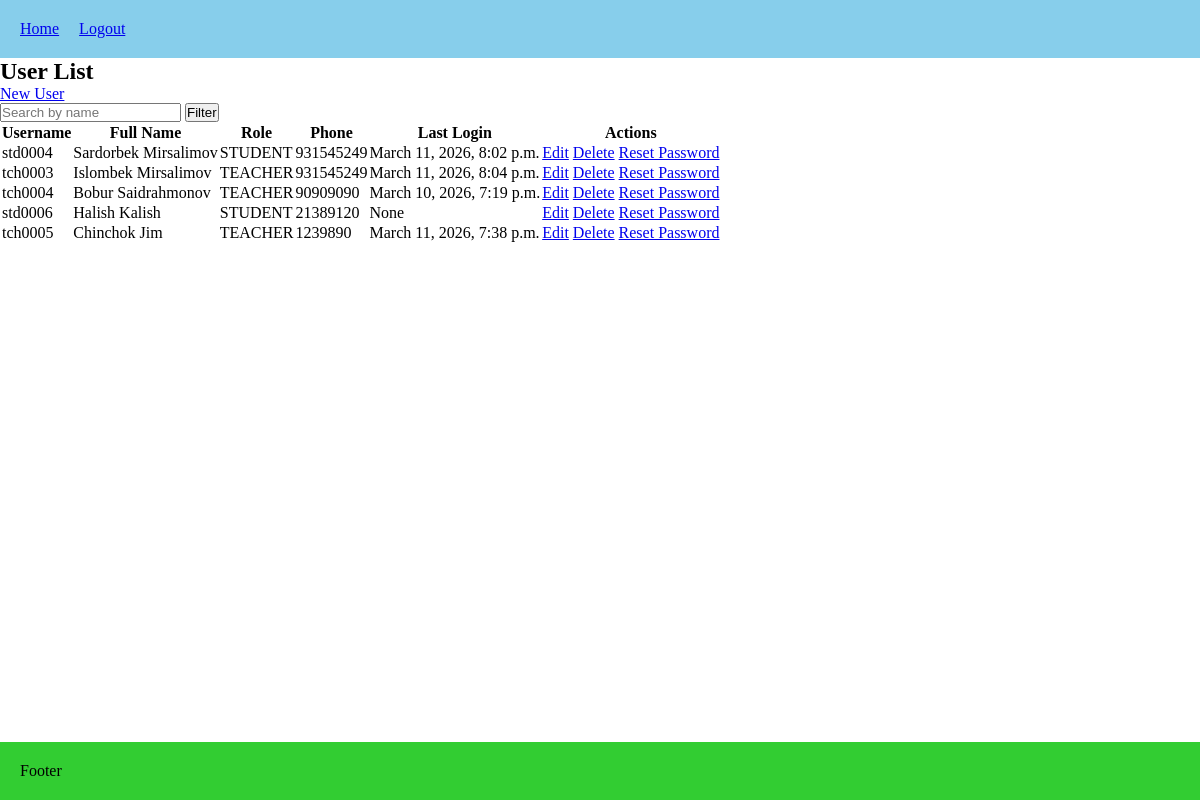
The app's page /users/users_list/ (signed in), older data.
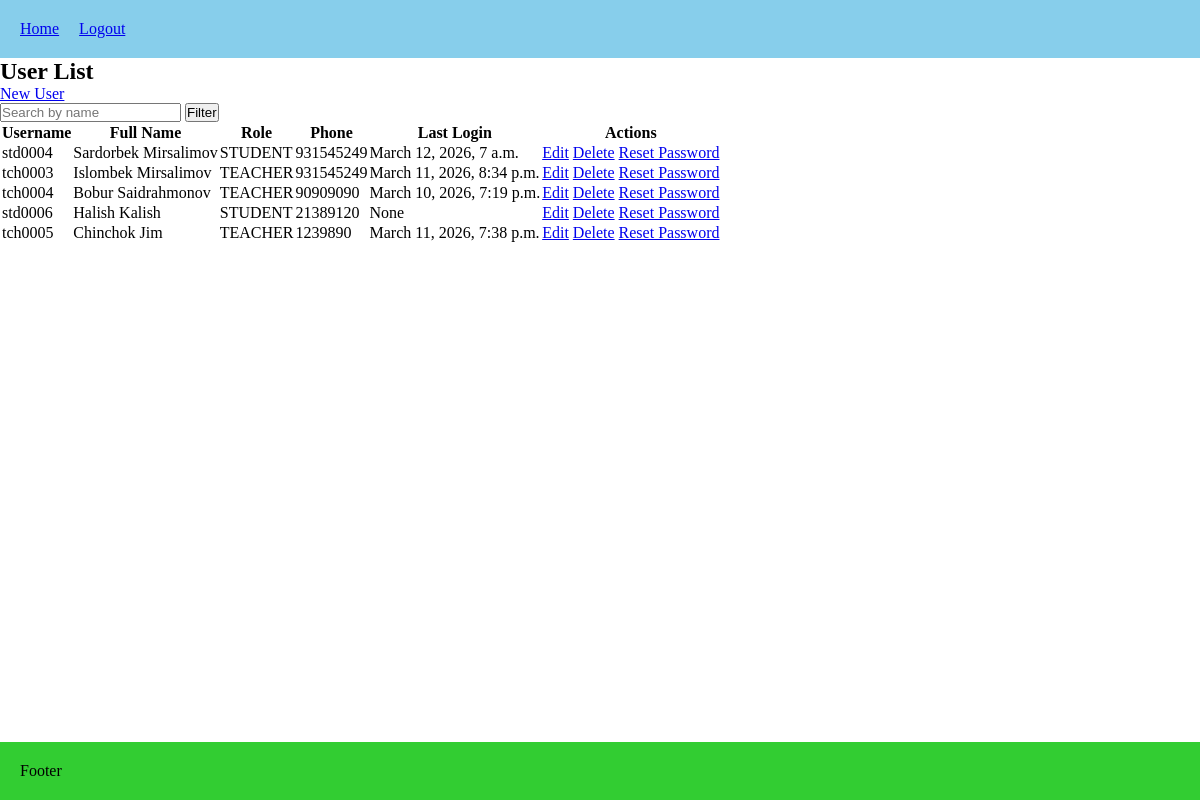
The same page, newer data.
### users/models.py (models this page shows, shortened)
class User(AbstractUser):
    username = models.CharField(
        max_length=150,
        unique=True,
        blank=True,
        editable=False
    )
    class Role(models.TextChoices):
        ADMIN = 'ADMIN', 'Admin'
        TEACHER = 'TEACHER', 'Teacher'
        STUDENT = 'STUDENT', 'Student'
    ROLE_PREFIXES = {
        Role.ADMIN: 'adm',
        Role.TEACHER: 'tch',
        Role.STUDENT: 'std',
    }
    role = models.CharField(max_length=20, choices=Role.choices, default=Role.STUDENT)
    phone_number = models.CharField(max_length=15, blank=True)
    must_reset_password = models.BooleanField(default=True)
    class Meta:
        constraints = [
            models.UniqueConstraint(fields=["first_name", "last_name", "role"], name="unique_full_name_per_role")
        ]

### users/views.py (the view)
# urls.py: path("users_list/", views.users_list, name="users_list"),
@login_required
def users_list(request):
    if request.user.role == User.Role.STUDENT:
        return HttpResponseForbidden("Students cannot view this page.")
    if request.user.role == User.Role.TEACHER:
        users = User.objects.filter(role=User.Role.STUDENT).exclude(is_superuser=True)
    elif request.user.role == User.Role.ADMIN:
        users = User.objects.exclude(is_superuser=True)
    else:
        users = []
    search_query = request.GET.get("q")
    if search_query:
        users = users.filter(
            Q(first_name__icontains=search_query) |
            Q(last_name__icontains=search_query)
        )
    role_filter = request.GET.get("role")
    if role_filter:
        users = users.filter(role=role_filter)
    return render(request, "users/users_list.html", {
        "users": users,
        "can_manage": request.user.role in [User.Role.ADMIN, User.Role.TEACHER],
        })

### users/templates/users/users_list.html (shortened to what this page needs)
{% extends "core/base.html" %}
{% block content %}
<h2>User List</h2>
<a href="{% url 'users:create_user' %}">New User</a>
<form method="get">
    <input type="text" name="q" placeholder="Search by name" value="{{ request.GET.q }}">
    <button type="submit">Filter</button>
</form>
<table>
    <thead>
        <tr>
            <th>Username</th>
            <th>Full Name</th>
            <th>Role</th>
            <th>Phone</th>
            <th>Last Login</th>
            <th>Actions</th>
        </tr>
    </thead>
    <tbody>
        {% for user in users %}
        <tr>
            <td>{{ user.username }}</td>
            <td>{{ user.get_full_name }}</td>
            <td>{{ user.role }}</td>
            <td>{{ user.phone_number }}</td>
            <td>{{ user.last_login }}</td>
            <td>
                {% if can_manage %}
                    <a href="{% url 'users:edit_user' user.id %}">Edit</a>
                    <a href="{% url 'users:delete_user' user.id %}">Delete</a>
                    <a href="{% url 'users:reset_password' user.id %}">Reset Password</a>
                {% endif %}
            </td>
        </tr>
        {% empty %}
        <tr>
            <td colspan="5">No users found.</td>
        </tr>
        {% endfor %}
    </tbody>
</table>
{% endblock %}

Row changes from the older to the newer data that the page shows:
changed User "std0004": last_login "March 11, 2026, 8:02 p.m." → "March 12, 2026, 7 a.m."
changed User "tch0003": last_login "March 11, 2026, 8:04 p.m." → "March 11, 2026, 8:34 p.m."
